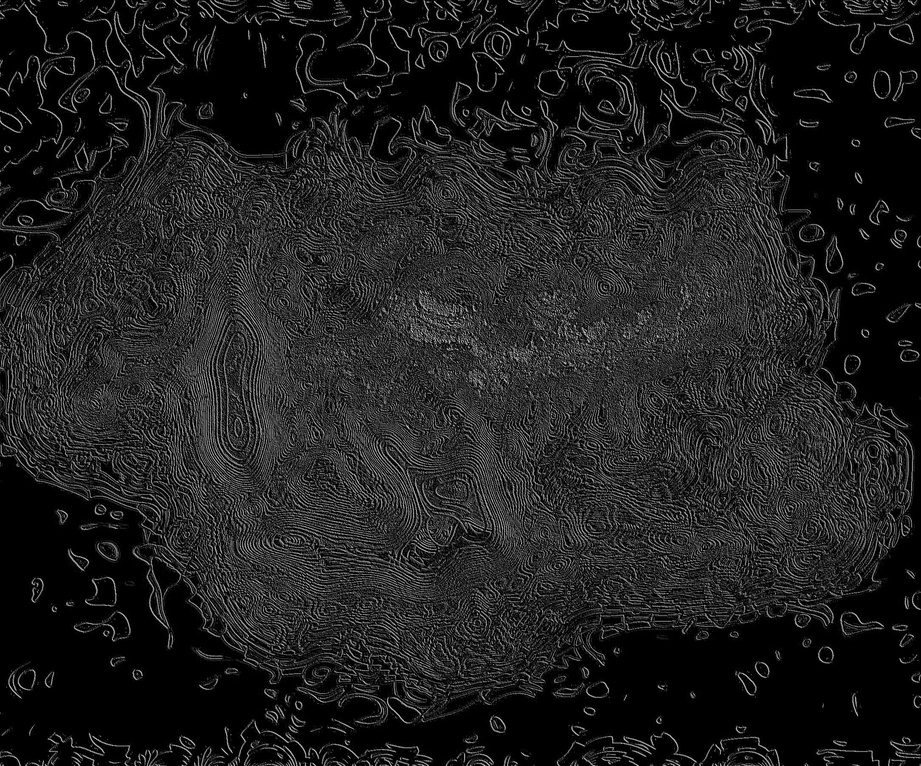
#> input picture images/embossed.jpg, 921 x 766 px, shrunk from 2163 x 1800 before the run, found by its file name
$ python Op_in.py
#> lines starting #> are read from the running program, lines starting #| are printed output that depends on the picture
### code/Edging.py
from PIL import Image, ImageFilter, ImageChops

#gets edges plus some by using gaussian blur and merging images
#blur determiness the amount of blur used
def edging(img, blur):
    im = img.filter(ImageFilter.GaussianBlur(blur))
    im2 = img.filter(ImageFilter.GaussianBlur(1))
    return ImageChops.subtract(image1 = im, image2 = im2)

#makes half the image a negative
# [51 lines left out: functions negative_half, negative_checker, checker_plus, main, not called in this run]

# [2 lines that do not run on import are left out]

### code/Op_in.py
from PIL import Image, ImageOps, ImageFile, ImageEnhance, ImageFilter
import Chopchop
import Edging

def contrastEnhance(im, degree, enhance):
    im2 = ImageOps.autocontrast(im, degree)
    im2 = ImageEnhance.Color(im2)
    im2 = im2.enhance(enhance)
    return im2

def poster(im, chanels):
    im = im.copy()
    divisor = 255 / chanels
    im = im.point(lambda p: (p // divisor) * divisor)
    return im

def main():
    ImageFile.LOAD_TRUNCATED_IMAGES = True
    im = Image.open("images/embossed.jpg")
#> im is the input picture: PIL image 921x766 RGB; min 0, max 226, mean 31.5
    #im2 = contrastEnhance(im, 30, 3)
    im3 = im.convert("L")
    im3 = ImageOps.equalize(im3)
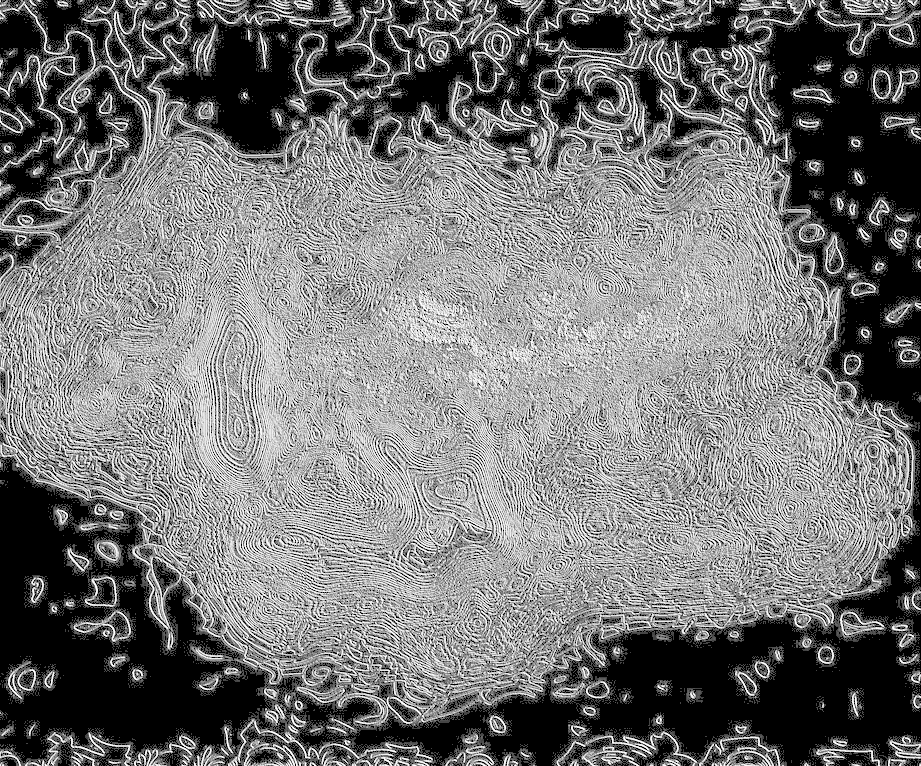
#> im3: PIL image 921x766 L; min 0, max 255, mean 117.2
    im4 = ImageOps.colorize(im3, "White", "DarkGoldenRod")#darkblue", "Darkgoldenrod")#"Blue", "Yellow", "Green")
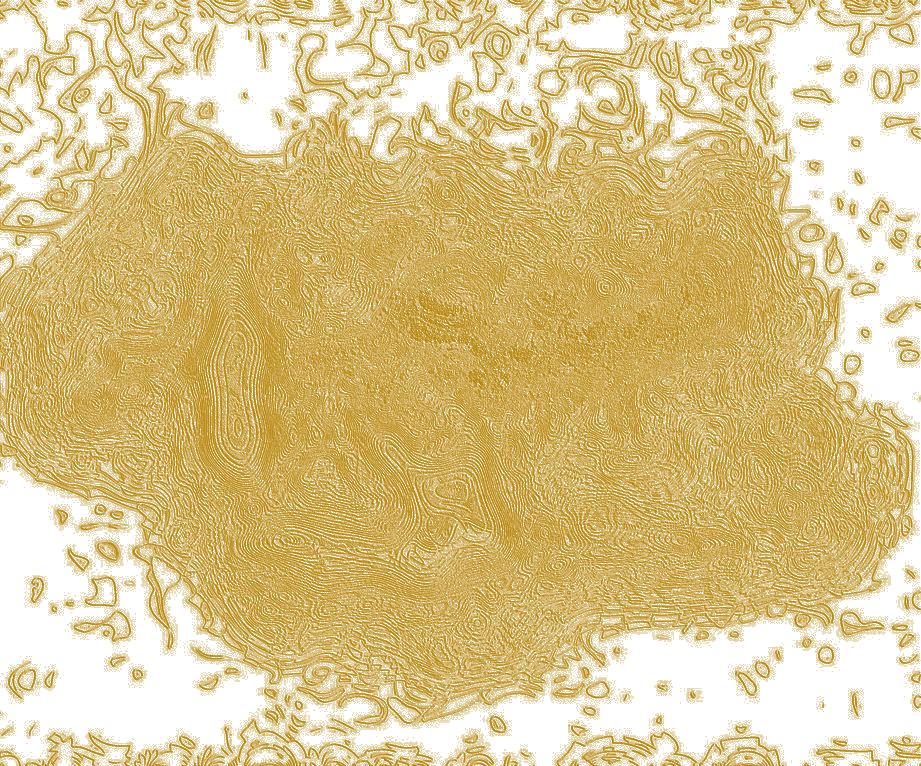
#> im4: PIL image 921x766 RGB; mean R, G, B 222, 199, 142.5
    # - for purple sky -(153,75,0), "Purple", "Orange")
    #(1, 92, 31), "Purple", (88, 149, 219)) #(153, 75, 0) - dark orange
    im5 = Edging.edging(im4, 2)
#> in edging, `im = img.filter(ImageFilter.GaussianBlur(blur))`:
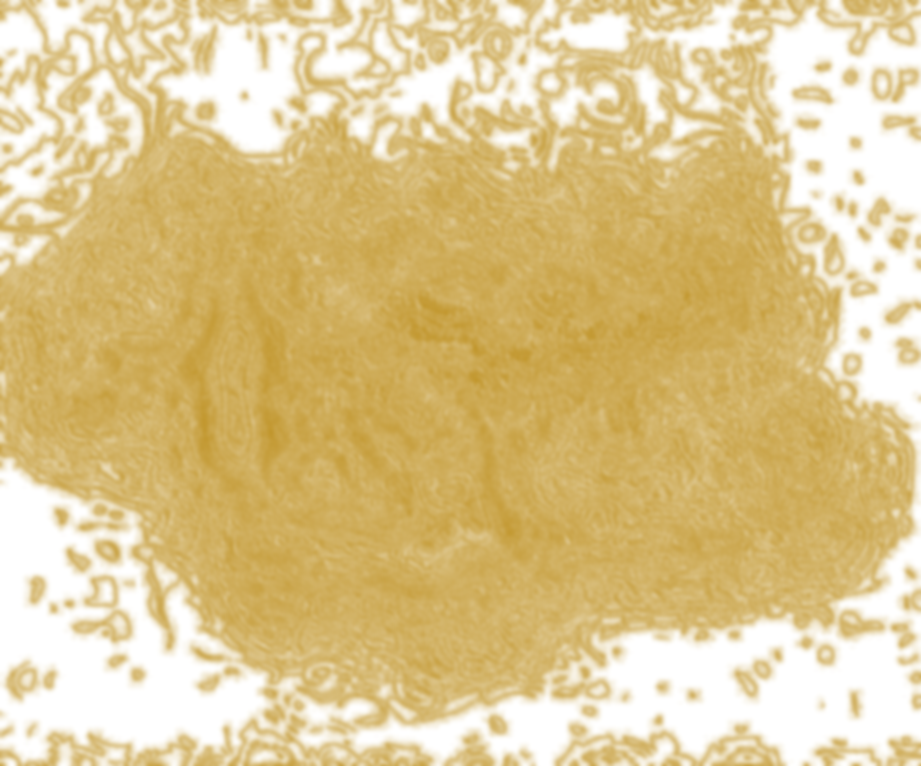
#> im: PIL image 921x766 RGB; mean R, G, B 222, 199, 142.5
#> in edging, `return ImageChops.subtract(image1 = im, image2 = im2)`:
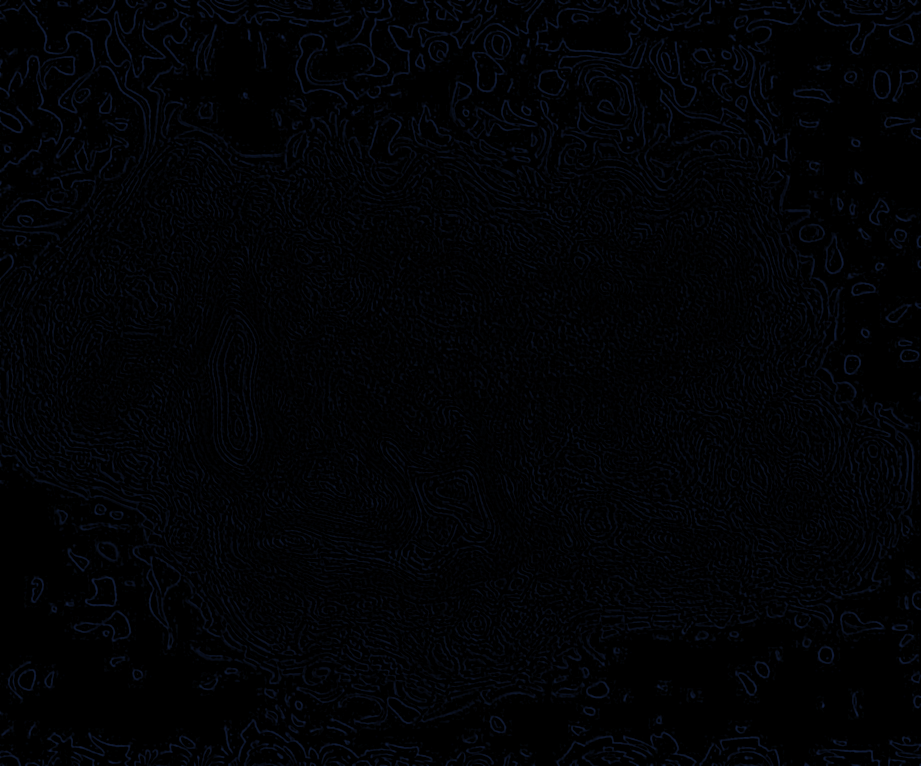
#> returned value: PIL image 921x766 RGB; mean R, G, B 1.6, 2.6, 5
    im6 = im5.convert("1")
#> im6: PIL image 921x766 1; 0.73% white in thin lines or dots
    im6 = im6.convert("L")
    im7 = ImageOps.colorize(im6, "black", "white", "black")
#> im7: PIL image 921x766 RGB; 0.73% white in thin lines or dots
    im8 = poster(im, 2)
#> in poster, `im = im.point(lambda p: (p // divisor) * divisor)`:
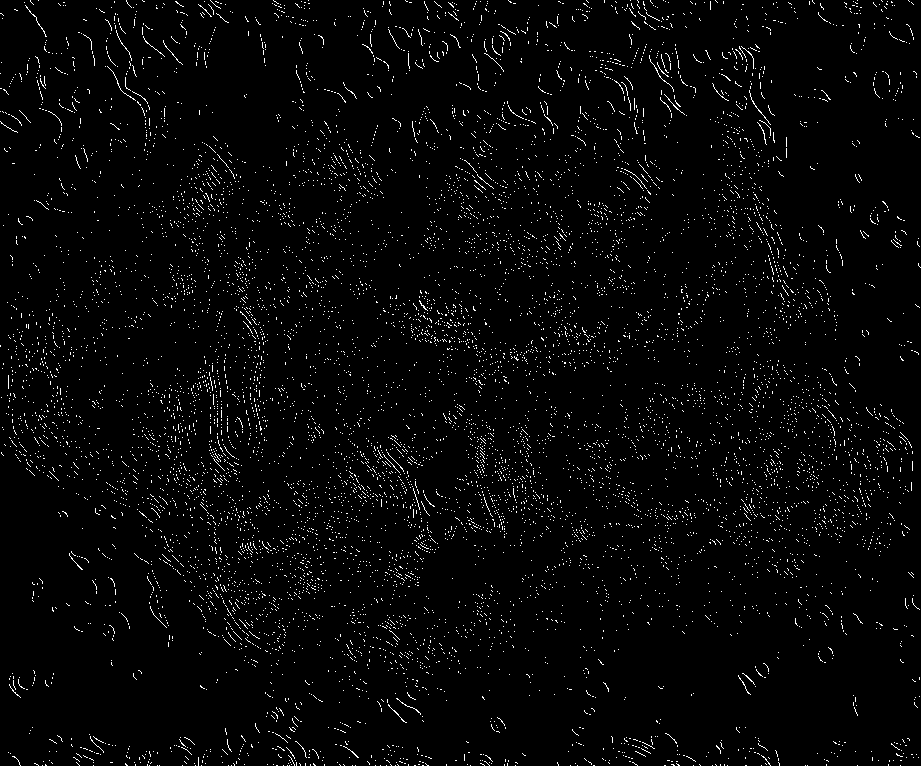
#> im: PIL image 921x766 RGB; values 0 (black) and 128 (white), 2.6% white in thin lines or dots
    # [8 lines of commented-out code are left out]
    print(im4.size)
#| (921, 766)
    im4.show()

if __name__ == '__main__':
    main()

$ run again, with images/barn_house.jpg copied over images/embossed.jpg
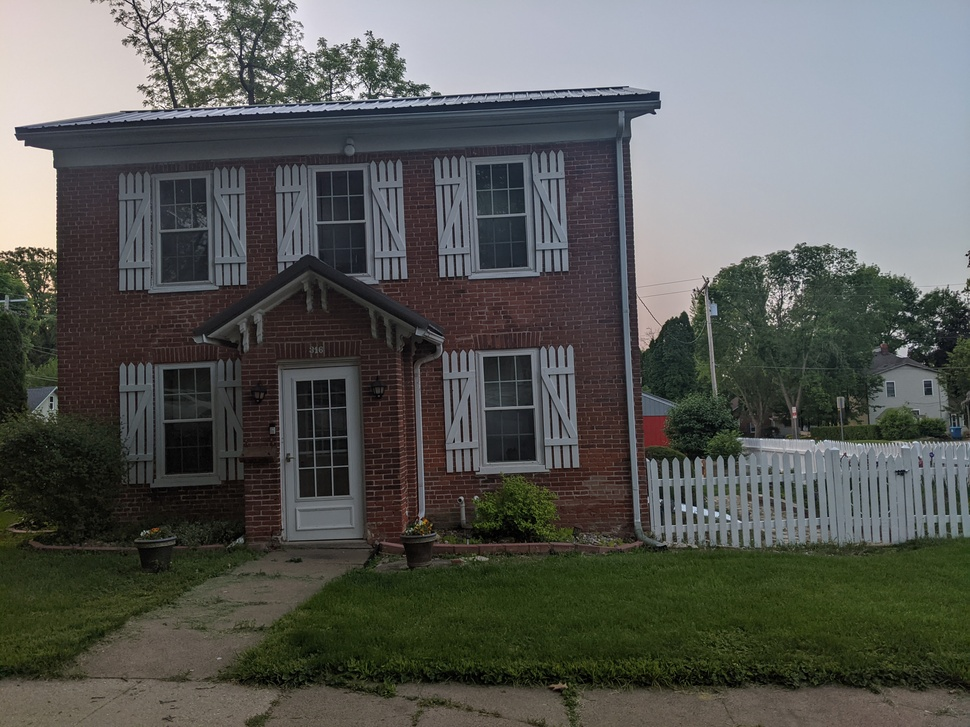
#> input picture images/barn_house.jpg, 970 x 727 px, shrunk from 4032 x 3024 before the run, found by its file name
#> in main, im is the input picture: PIL image 970x727 RGB; mean R, G, B 88.5, 90.4, 86.3
#> in main, `im4 = ImageOps.colorize(im3, "White", "DarkGoldenRod")#darkblue", "Dar..`:
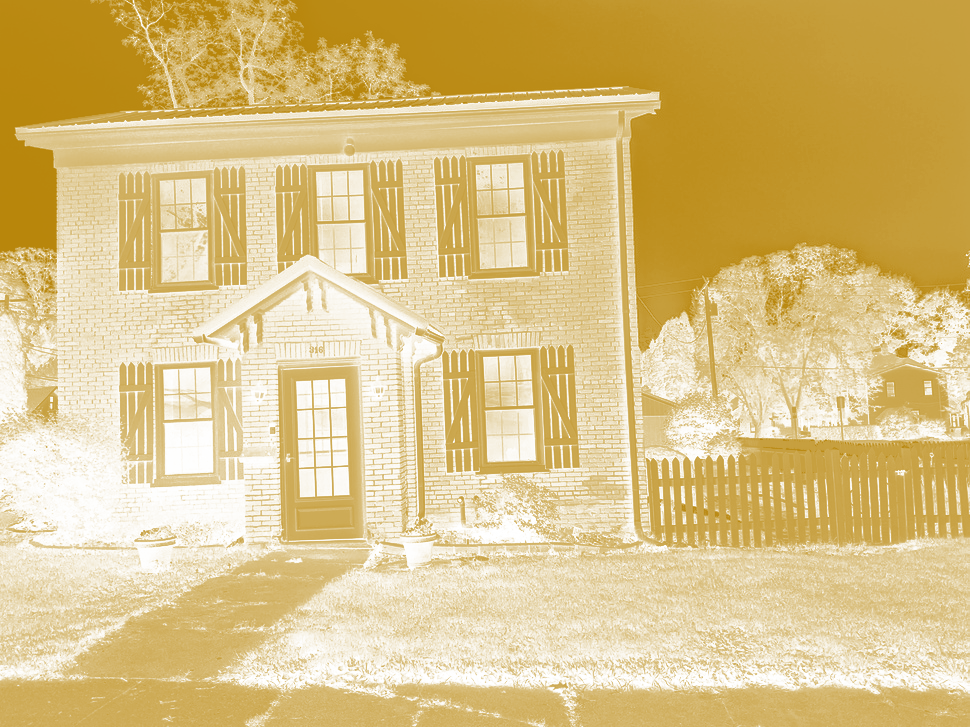
#> im4: PIL image 970x727 RGB; mean R, G, B 219.2, 194.5, 133.4
#> im6: PIL image 970x727 1; 0.41% white in thin lines or dots
#> im7: PIL image 970x727 RGB; 0.41% white in thin lines or dots
#> in poster, `im = im.point(lambda p: (p // divisor) * divisor)`:
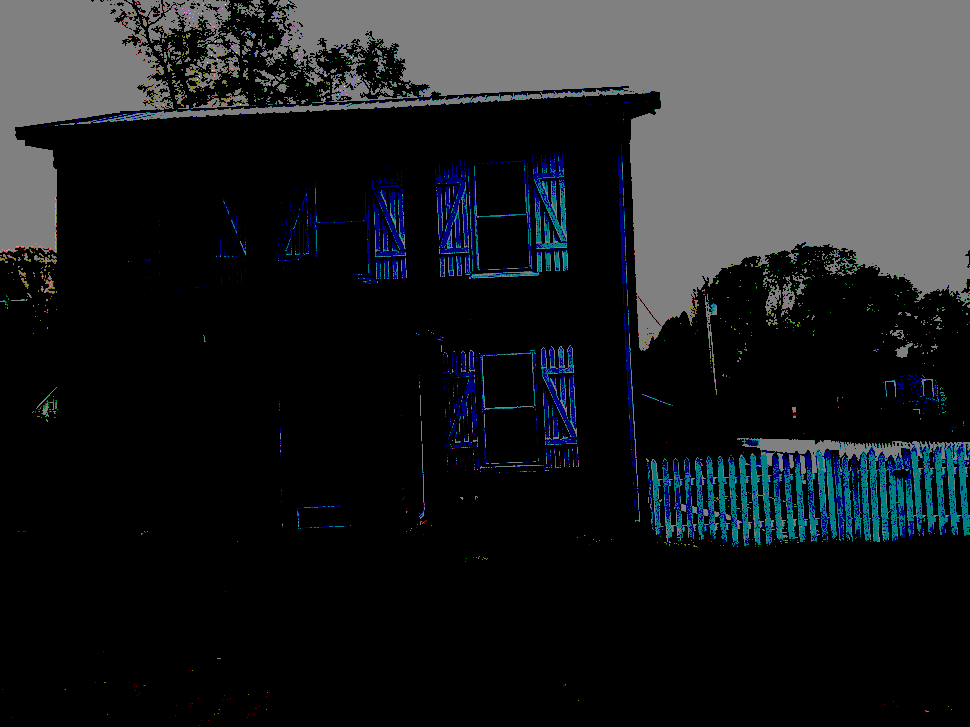
#> im: PIL image 970x727 RGB; mean R, G, B 29.7, 32.4, 34.7
#| (970, 727)

$ run again, with images/dusty.jpg copied over images/embossed.jpg
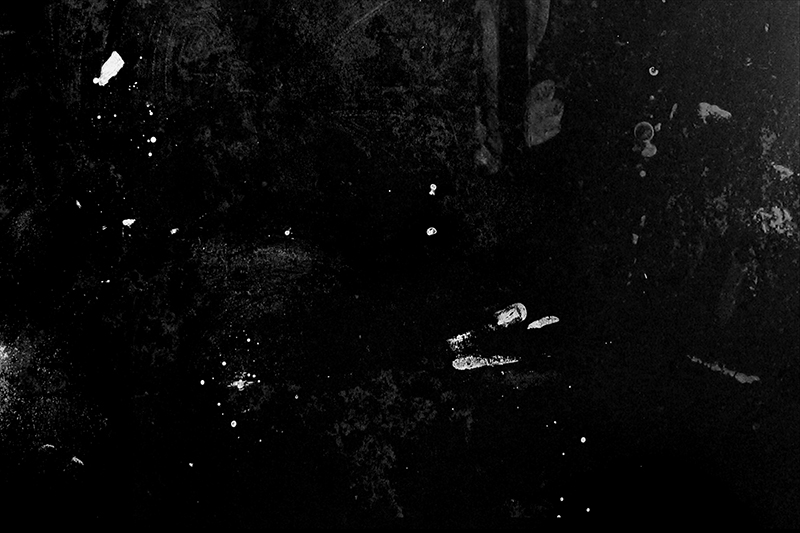
#> input picture images/dusty.jpg, 800 x 533 px, found by its file name
#> in main, im is the input picture: PIL image 800x533 RGB; min 0, max 255, mean 9.9
#> in main, `im6 = im5.convert("1")`:
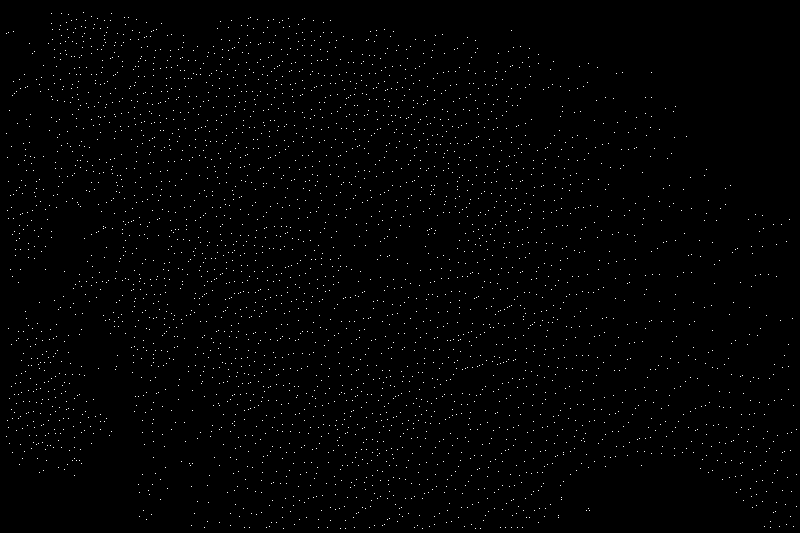
#> im6: PIL image 800x533 1; 0.84% white in thin lines or dots
#> im7: PIL image 800x533 RGB; 0.84% white in thin lines or dots
#> in poster, `im = im.point(lambda p: (p // divisor) * divisor)`:
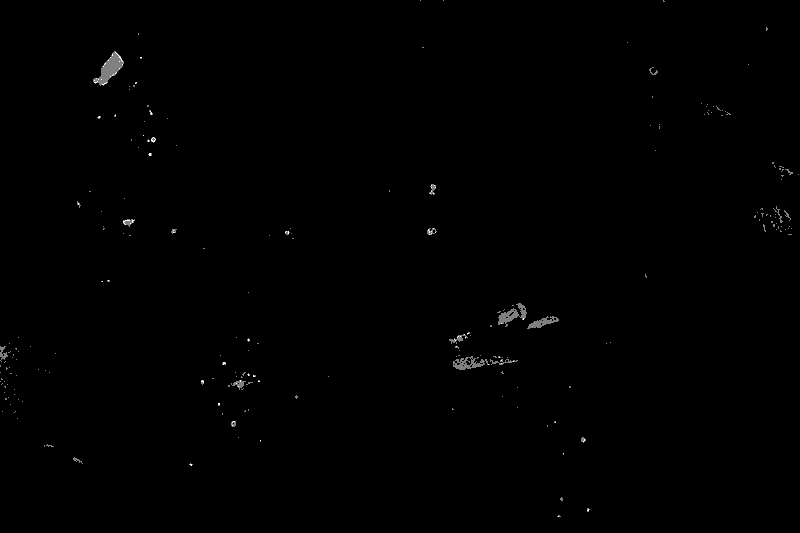
#> im: PIL image 800x533 RGB; min 0, max 255, mean 0.8
#| (800, 533)
